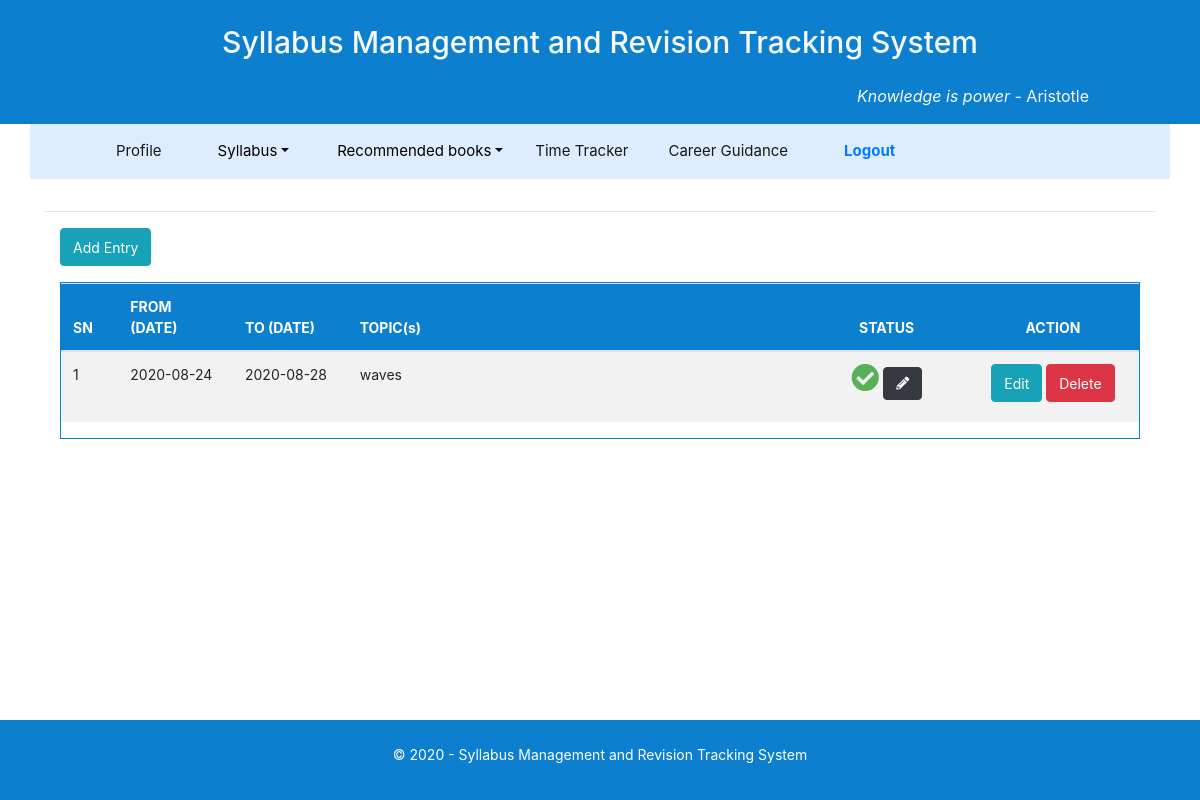
/teacher_pages/View_tracker.php?id=45 (signed in), run on the app's committed database.
### tables this page shows
CREATE TABLE `time_tracker` (
  `tracker_id` int(11) NOT NULL,
  `subject_name` varchar(255) DEFAULT NULL,
  `subject_id` int(11) NOT NULL,
  `form` varchar(255) DEFAULT NULL,
  `start_date` varchar(255) DEFAULT NULL,
  `end_date` varchar(255) DEFAULT NULL,
  `topics` text DEFAULT NULL,
  `status` int(11) DEFAULT NULL,
  `teacher_id` int(11) DEFAULT NULL,
  `date_added` varchar(255) NOT NULL
);

### teacher_pages/View_tracker.php (the view, shortened to what this page needs)
<?php
    $current_user = $_SESSION['current_userID'];
    include 'count_books.php';
?>
<!DOCTYPE html>
<html>
<head>
    <link rel="stylesheet" href="assets/bootstrap/css/bootstrap.min.css">
    <link rel="stylesheet" href="assets/css/styles.css">
    <link rel="stylesheet" href="../plugins/fontawesome-free/css/all.min.css">
</head>
<body>
   <div id = "page-container">
   <div id="content-wrap">
        <?php include '../phpIncludes/header_teacher.php' ?>
    <?php
    if ((isset($_SESSION['form_selected'])) && (isset($_SESSION['subj_selected']))){
        $selected_sub = $_SESSION ['subj_selected'];
        $selected_form = $_SESSION ['form_selected'];
        $get_time_tracker = "SELECT * FROM time_tracker WHERE subject_id = '$selected_sub' AND form = '$selected_form'";
        $run_time_tracker = $conn -> query ($get_time_tracker);
        $numberRes_time_tracker = mysqli_num_rows($run_time_tracker);
        $get_max_no ="SELECT MAX(tracker_id) AS max_tracker_id FROM time_tracker WHERE form = '$selected_form'";
        $run_max = $conn -> query ($get_max_no);
        $res_max = $run_max -> fetch_assoc();
        $total_time_tracker = $res_max['max_tracker_id'];
        if ($numberRes_time_tracker != 0){
    ?>
    <div class='container mt-3'>
        <div class='row'>
            <div class='col'>
               <hr>
               <div class="col-lg-3 mb-2">
               <label title="Add New Entry">
               <button type="button" class="btn btn-info"><span style="font-size:14px;" data-toggle="modal" data-target="#modal-default"> Add Entry </span></button>
               </label>
                </div>
                <div class='col-lg-12 col-12 ml-auto mr-auto'>
                    <div class='table-responsive' style='border: 1px solid #0C7FCF;'>
                        <table class='table table-striped' style='font-size: 14px;'>
                            <thead>
                                <tr style='background-color: #0C7FCF; color:white;'>
                                    <th style='width: 5%'>SN</th>
                                    <th style='width: 10%'>FROM (DATE)</th>
                                    <th style='width: 10%'>TO (DATE)</th>
                                    <th style='width: 40%'>TOPIC(s) </th>
                                    <th class='text-center' style='width: 14%'>STATUS </th>
                                    <th style='width: 15%' class='text-center'>ACTION </th>
                                </tr>
                            </thead><tbody>
      <?php
            $loop = 1;
            $dsp = 1;
            while ($loop <= $total_time_tracker){
        $get_tracker = "SELECT * FROM time_tracker WHERE (tracker_id='$loop' AND subject_id = '$selected_sub' AND Form = '$selected_form' AND teacher_id = '$current_user')";
        $run_get_tracker = $conn -> query ($get_tracker);
        $res_get_tracker = $run_get_tracker -> fetch_assoc();
        $numberRes_get_tracker = mysqli_num_rows($run_get_tracker);
        if ($numberRes_get_tracker != 0){
                echo "
                    <tr>
                        <td>".$dsp."</td>
                        <td>".$res_get_tracker['start_date']."</td>
                        <td>".$res_get_tracker['end_date']."</td>
                        <td>".$res_get_tracker['topics']."</td>";
            if ($res_get_tracker['status'] == 1){
                echo "
                <td class='text-center'>
                        <i class='fas fa-2x fa-check-circle' style='color: #57B257;'></i>
                        <label title='Change Status'>
                        <a type='button' data-toggle='modal' data-target='#modal3-default".$res_get_tracker['tracker_id']."' class='btn btn-dark' style='font-size: 13px;' name='' >
                        <i class='fas fa-pencil-alt' style='color:white;'></i>
                        </a>
                        </label>
                </td>
                ";
            }
            echo"
                        <td class='text-center'>
                        <label title='Edit this Entry'>
                        <a type='button' class='btn btn-info' data-toggle='modal' data-target='#modal-default".$res_get_tracker['tracker_id']."'><span style='font-size:14px; color:white;'> Edit</span></a>
                        </label>
                        <label title='Delete this Entry'>
                        <a type='button' class='btn btn-danger' data-toggle='modal' data-target='#modal2-default".$res_get_tracker['tracker_id']."'><span style='font-size:14px; color:white;'>Delete</span></a>
                        </label>
    <div class='modal fade text-left' id='modal-default".$res_get_tracker['tracker_id']."'>
                      <input type='date' name='from_date' class='form-control' placeholder='From date' style='font-size:14px;' value='".$res_get_tracker['start_date']."' required>
                      <input type='date' name='to_date' class='form-control' placeholder='To date' style='font-size:14px;' value='".$res_get_tracker['end_date']."' required>
                        <textarea type='text' name='topics' class='form-control' placeholder='Topics to be covered in this time' rows='7' required style='resize:none; font-size:14px;'> ".$res_get_tracker['topics']."</textarea>
            <input type='hidden' value='".$res_get_tracker['tracker_id']."' name='tracker_id'>
      </div>
    <div class='modal fade text-left' id='modal2-default".$res_get_tracker['tracker_id']."' style='margin-top: 20vh;'>
            <input type='hidden' value='".$res_get_tracker['tracker_id']."' name='tracker_id'>
      </div>
    <div class='modal fade text-left' id='modal3-default".$res_get_tracker['tracker_id']."' style='margin-top: 20vh;'>
            <input type='hidden' value='".$res_get_tracker['tracker_id']."' name='tracker_id'>
      </div>
                        </td>
                    </tr>
                ";
                $dsp = $dsp + 1;
            }
            $loop = $loop + 1;
            }?>
                    </tbody>
                        </table>
                    </div>
                </div>
            </div>
        </div>
    </div>
        <?php
        }
    }
    ?>
    </div>
    <?php
    include '../phpIncludes/footer.php';
?>
    </div>
</body>
</html>

### teacher_pages/View_tracker.php (style rules this page uses)
#page-container { position: relative; min-height: 100vh; }
#content-wrap { padding-bottom: 8rem; }

### data on the page
time_tracker: start_date "2020-08-24", end_date "2020-08-28", topics "waves"
